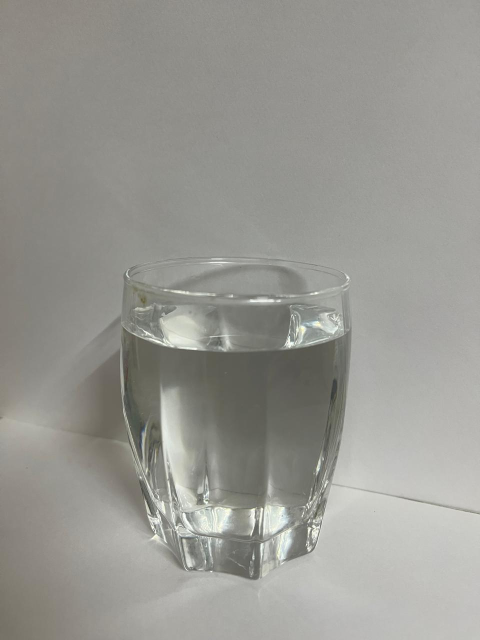
#> input picture dataset/Clean/WhatsApp Image 2026-01-12 at 9.36.54 PM (1).jpeg, 960 x 1280 px (shown at 1/2 size); its folder holds only this picture in this run
$ python train_model.py   (older library calls are emulated)
#> lines starting #> are read from the running program, lines starting #| are printed output that depends on the picture
### backend/quality_model.py
import cv2
import numpy as np

def extract_features(image_path):
    """
    Reads an image and returns 4 numbers:
    [Mean Hue, Mean Saturation, Mean Value, Texture Score]
    """
    try:
        # 1. Read the image
        img = cv2.imread(image_path)
#> img is the input picture: shape (1280, 960, 3); mean B, G, R 146.2, 151.8, 152.2
        if img is None:
            return None

        # 2. Resize to speed up processing (300x300 is enough for water)
        img = cv2.resize(img, (300, 300))
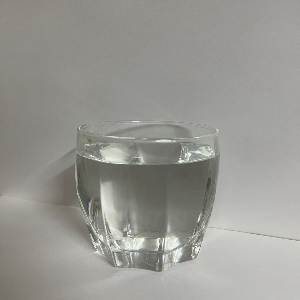
#> img: shape (300, 300, 3); mean B, G, R 146.1, 151.7, 152.1

        # 3. Color Analysis (Convert to HSV)
        # HSV = Hue (Color), Saturation (Intensity), Value (Brightness)
        hsv = cv2.cvtColor(img, cv2.COLOR_BGR2HSV)
#> hsv: shape (300, 300, 3); mean H, S, V 29, 11.7, 152.7
        h, s, v = cv2.split(hsv)
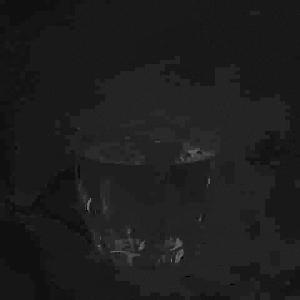
#> h: shape (300, 300); min 0, max 135, mean 29
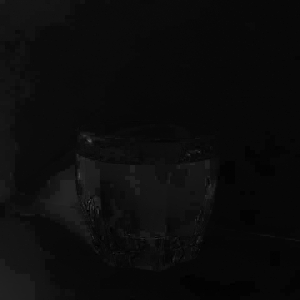
#> s: shape (300, 300); min 0, max 87, mean 11.7

        mean_hue = np.mean(h)
#> mean_hue = 28.96
        mean_sat = np.mean(s)
#> mean_sat = 11.67
        mean_val = np.mean(v)
#> mean_val = 152.7

        # 4. Texture Analysis (Turbidity Detection)
        # We turn it to Gray and measure "Laplacian Variance"
        # High Variance = Sharp/Rough (Dirty particles)
        # Low Variance = Smooth/Blurry (Clear liquid)
        gray = cv2.cvtColor(img, cv2.COLOR_BGR2GRAY)
        texture_score = cv2.Laplacian(gray, cv2.CV_64F).var()
#> texture_score = 437.6

        return [mean_hue, mean_sat, mean_val, texture_score]

    except Exception as e:
        print(f"Error reading {image_path}: {e}")
        return None

### backend/train_model.py
import os
import pandas as pd
from sklearn.ensemble import RandomForestClassifier
from sklearn.model_selection import train_test_split
from sklearn.metrics import accuracy_score, classification_report
import joblib
import numpy as np
from quality_model import extract_features

# --- CONFIGURATION ---
DATASET_PATH = "../dataset"
MODEL_PATH = "../models/rf_model.pkl"

def train():
    print("🚀 Starting AI Training...")

    data = []
    labels = [] # 0 = Safe/Clean, 1 = Unsafe/Dirty

    # 1. Load CLEAN Images (Label = 0)
    clean_folder = os.path.join(DATASET_PATH, "Clean")
    if not os.path.exists(clean_folder):
        print(f"❌ Error: Folder not found at {clean_folder}")
        return

    print(f"   📂 Loading Clean images from: {clean_folder}")
    clean_count = 0
    for filename in os.listdir(clean_folder):
        if filename.lower().endswith(('.png', '.jpg', '.jpeg')):
            filepath = os.path.join(clean_folder, filename)
            features = extract_features(filepath)
#> features = [28.96, 11.67, 152.7, 437.6]
            if features:
                data.append(features)
                labels.append(0) # 0 means Safe/Clean
                clean_count += 1

    print(f"   ✅ Loaded {clean_count} clean water images")

    # 2. Load DIRTY Images (Label = 1)
    dirty_folder = os.path.join(DATASET_PATH, "Dirty")
    if not os.path.exists(dirty_folder):
        print(f"❌ Error: Folder not found at {dirty_folder}")
        return

    print(f"   📂 Loading Dirty images from: {dirty_folder}")
    dirty_count = 0
    for filename in os.listdir(dirty_folder):
        if filename.lower().endswith(('.png', '.jpg', '.jpeg')):
            filepath = os.path.join(dirty_folder, filename)
            features = extract_features(filepath)
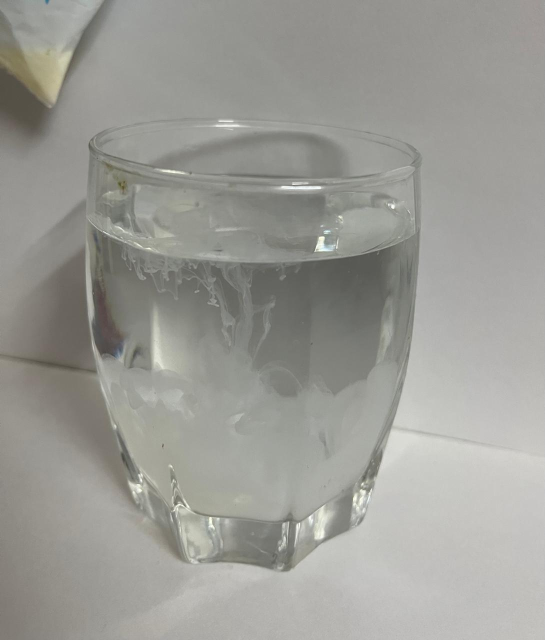
#> input picture dataset/Dirty/WhatsApp Image 2026-01-12 at 9.36.55 PM (1).jpeg, 1089 x 1280 px (shown at 1/2 size)
#> in extract_features, img is the input picture: shape (1280, 1089, 3); mean B, G, R 149.6, 155.1, 155.3
#> in extract_features (call 2), `img = cv2.resize(img, (300, 300))`:
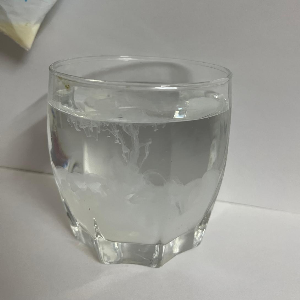
#> img: shape (300, 300, 3); mean B, G, R 149.5, 155.1, 155.3
#> in extract_features (call 2), `hsv = cv2.cvtColor(img, cv2.COLOR_BGR2HSV)`: hsv: shape (300, 300, 3); mean H, S, V 29.6, 11.1, 155.9
#> in extract_features (call 2), `h, s, v = cv2.split(hsv)`:
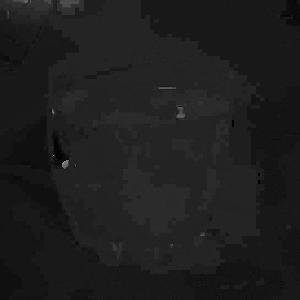
#> h: shape (300, 300); min 0, max 173, mean 29.6
#> in extract_features (call 2), `h, s, v = cv2.split(hsv)`:
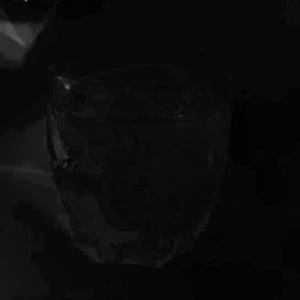
#> s: shape (300, 300); min 0, max 118, mean 11.1
#> in extract_features (call 2), `mean_hue = np.mean(h)`: mean_hue = 29.64
#> in extract_features (call 2), `mean_sat = np.mean(s)`: mean_sat = 11.14
#> in extract_features (call 2), `mean_val = np.mean(v)`: mean_val = 155.9
#> in extract_features (call 2), `texture_score = cv2.Laplacian(gray, cv2.CV_64F).var()`: texture_score = 208.4
#> features = [29.64, 11.14, 155.9, 208.4]
            if features:
                data.append(features)
                labels.append(1) # 1 means Unsafe/Dirty
                dirty_count += 1

    print(f"   ✅ Loaded {dirty_count} dirty water images")
    print(f"   📊 Total Images: {len(data)} (Clean: {clean_count}, Dirty: {dirty_count})")
#|    📊 Total Images: 2 (Clean: 1, Dirty: 1)

    if len(data) < 10:
        print("❌ Not enough images to train! You need at least 10 images total.")
        return

    # 3. Prepare Data for AI
    df = pd.DataFrame(data, columns=['Hue', 'Saturation', 'Value', 'Texture'])

    # Print feature statistics
    print("\n   📈 Feature Statistics:")
    print(f"   Clean - Mean: {df[np.array(labels)==0].mean().values}")
    print(f"   Dirty - Mean: {df[np.array(labels)==1].mean().values}")

    # Split: 80% for training, 20% for testing
    X_train, X_test, y_train, y_test = train_test_split(
        df, labels, test_size=0.2, random_state=42, stratify=labels
    )

    # 4. Train the Random Forest with better parameters
    print("\n   🧠 Training Random Forest Model...")
    model = RandomForestClassifier(
        n_estimators=200,
        max_depth=10,
        min_samples_split=5,
        min_samples_leaf=2,
        random_state=42,
        class_weight='balanced'  # Handle class imbalance
    )
    model.fit(X_train, y_train)

    # 5. Test Accuracy
    if len(X_test) > 0:
        predictions = model.predict(X_test)
        acc = accuracy_score(y_test, predictions)
        print(f"\n   ✅ Test Set Accuracy: {acc * 100:.2f}%")

        # Detailed classification report
        print("\n   📊 Classification Report:")
        print(classification_report(y_test, predictions,
                                   target_names=['Clean', 'Dirty']))

        # Feature importance
        print("\n   🎯 Feature Importance:")
        feature_names = ['Hue', 'Saturation', 'Value', 'Texture']
        for name, importance in zip(feature_names, model.feature_importances_):
            print(f"   {name}: {importance:.3f}")
    else:
        print("   ⚠️ Warning: Not enough data to create a test set.")

    # 6. Test on a few samples
    print("\n   🧪 Testing on sample images...")

    # Test clean image
    clean_test = os.path.join(clean_folder, os.listdir(clean_folder)[0])
    if clean_test.lower().endswith(('.png', '.jpg', '.jpeg')):
        features = extract_features(clean_test)
        pred = model.predict([features])[0]
        prob = model.predict_proba([features])[0]
        print(f"   Clean sample: Predicted={['SAFE','UNSAFE'][pred]} (confidence: {max(prob)*100:.1f}%)")

    # Test dirty image
    dirty_test = os.path.join(dirty_folder, os.listdir(dirty_folder)[0])
    if dirty_test.lower().endswith(('.png', '.jpg', '.jpeg')):
        features = extract_features(dirty_test)
        pred = model.predict([features])[0]
        prob = model.predict_proba([features])[0]
        print(f"   Dirty sample: Predicted={['SAFE','UNSAFE'][pred]} (confidence: {max(prob)*100:.1f}%)")

    # 7. Save the Model
    joblib.dump(model, MODEL_PATH)
    print(f"\n   💾 Model saved successfully to: {MODEL_PATH}")
    print("   ✅ Training Complete!")

if __name__ == "__main__":
    train()
